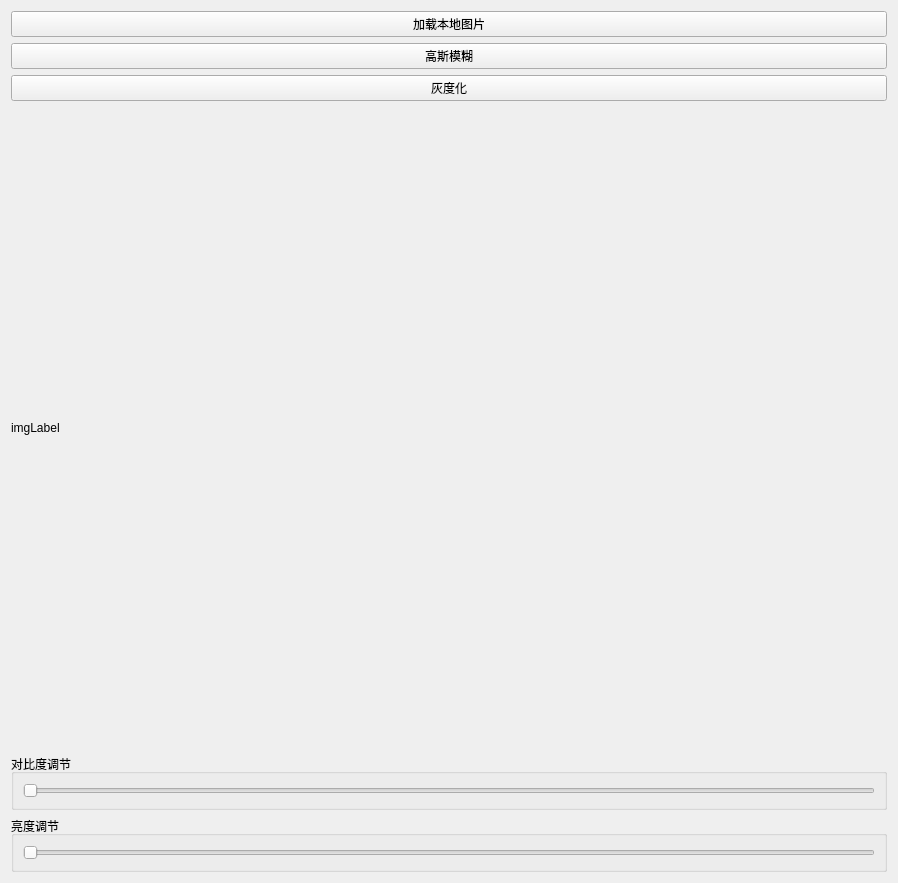
<?xml version="1.0" encoding="UTF-8"?>
<ui version="4.0">
 <class>Widget</class>
 <widget class="QWidget" name="Widget">
  <property name="geometry">
   <rect>
    <x>0</x>
    <y>0</y>
    <width>898</width>
    <height>883</height>
   </rect>
  </property>
  <property name="windowTitle">
   <string>Widget</string>
  </property>
  <layout class="QVBoxLayout" name="verticalLayout">
   <item>
    <widget class="QPushButton" name="loadBtn">
     <property name="text">
      <string>加载本地图片</string>
     </property>
    </widget>
   </item>
   <item>
    <widget class="QPushButton" name="blurBtn">
     <property name="text">
      <string>高斯模糊</string>
     </property>
    </widget>
   </item>
   <item>
    <widget class="QPushButton" name="grayBtn">
     <property name="sizePolicy">
      <sizepolicy hsizetype="Minimum" vsizetype="Fixed">
       <horstretch>0</horstretch>
       <verstretch>0</verstretch>
      </sizepolicy>
     </property>
     <property name="text">
      <string>灰度化</string>
     </property>
    </widget>
   </item>
   <item>
    <widget class="QLabel" name="imgLabel">
     <property name="maximumSize">
      <size>
       <width>1227</width>
       <height>693</height>
      </size>
     </property>
     <property name="text">
      <string>imgLabel</string>
     </property>
    </widget>
   </item>
   <item>
    <widget class="QGroupBox" name="contrastGroup">
     <property name="sizePolicy">
      <sizepolicy hsizetype="Minimum" vsizetype="Maximum">
       <horstretch>30</horstretch>
       <verstretch>10</verstretch>
      </sizepolicy>
     </property>
     <property name="title">
      <string>对比度调节</string>
     </property>
     <layout class="QHBoxLayout" name="horizontalLayout_3">
      <item>
       <widget class="QSlider" name="brightnessSlider">
        <property name="sizePolicy">
         <sizepolicy hsizetype="Minimum" vsizetype="Maximum">
          <horstretch>30</horstretch>
          <verstretch>10</verstretch>
         </sizepolicy>
        </property>
        <property name="maximum">
         <number>200</number>
        </property>
        <property name="orientation">
         <enum>Qt::Horizontal</enum>
        </property>
       </widget>
      </item>
     </layout>
    </widget>
   </item>
   <item>
    <widget class="QGroupBox" name="brightnessGroup">
     <property name="sizePolicy">
      <sizepolicy hsizetype="Minimum" vsizetype="Maximum">
       <horstretch>30</horstretch>
       <verstretch>10</verstretch>
      </sizepolicy>
     </property>
     <property name="title">
      <string>亮度调节</string>
     </property>
     <layout class="QHBoxLayout" name="horizontalLayout_2">
      <item>
       <widget class="QSlider" name="contrastSlider">
        <property name="sizePolicy">
         <sizepolicy hsizetype="Minimum" vsizetype="Maximum">
          <horstretch>30</horstretch>
          <verstretch>10</verstretch>
         </sizepolicy>
        </property>
        <property name="maximum">
         <number>200</number>
        </property>
        <property name="orientation">
         <enum>Qt::Horizontal</enum>
        </property>
       </widget>
      </item>
     </layout>
    </widget>
   </item>
  </layout>
 </widget>
 <resources/>
 <connections/>
</ui>
